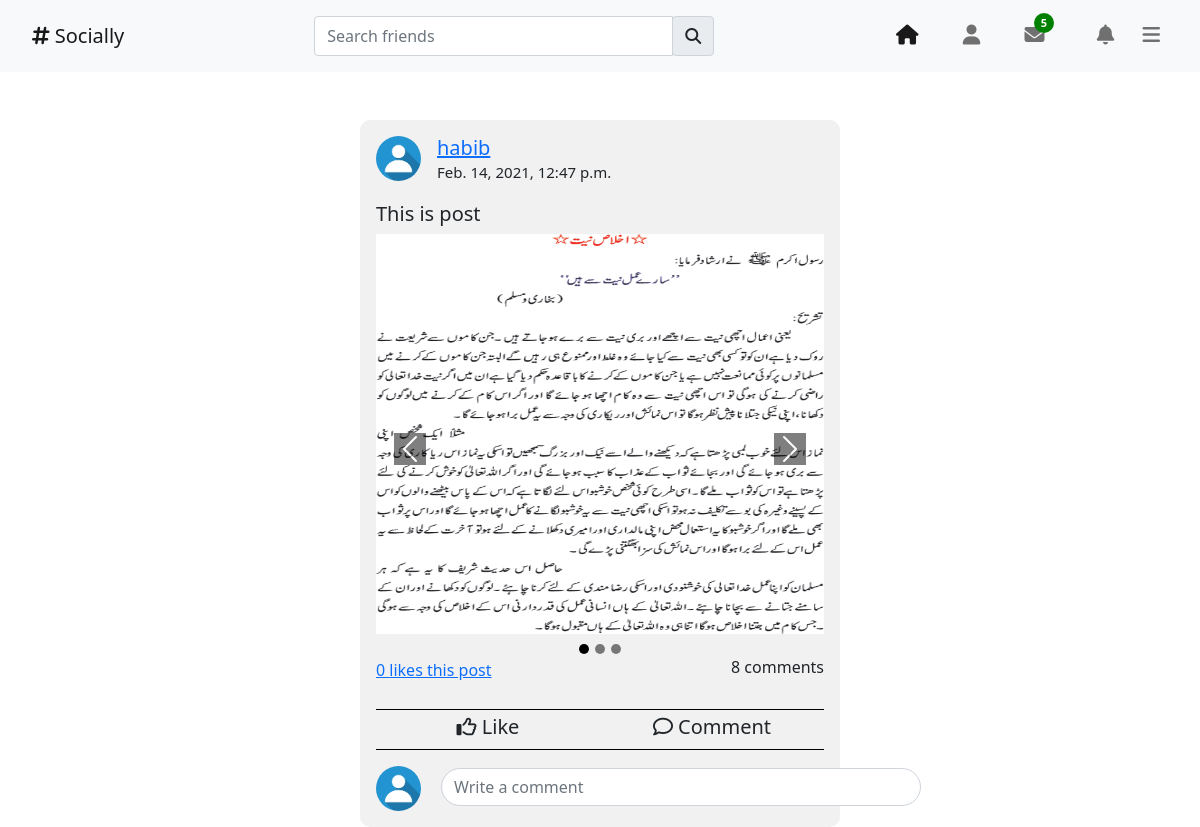
Before: / (signed in) with the older database file.
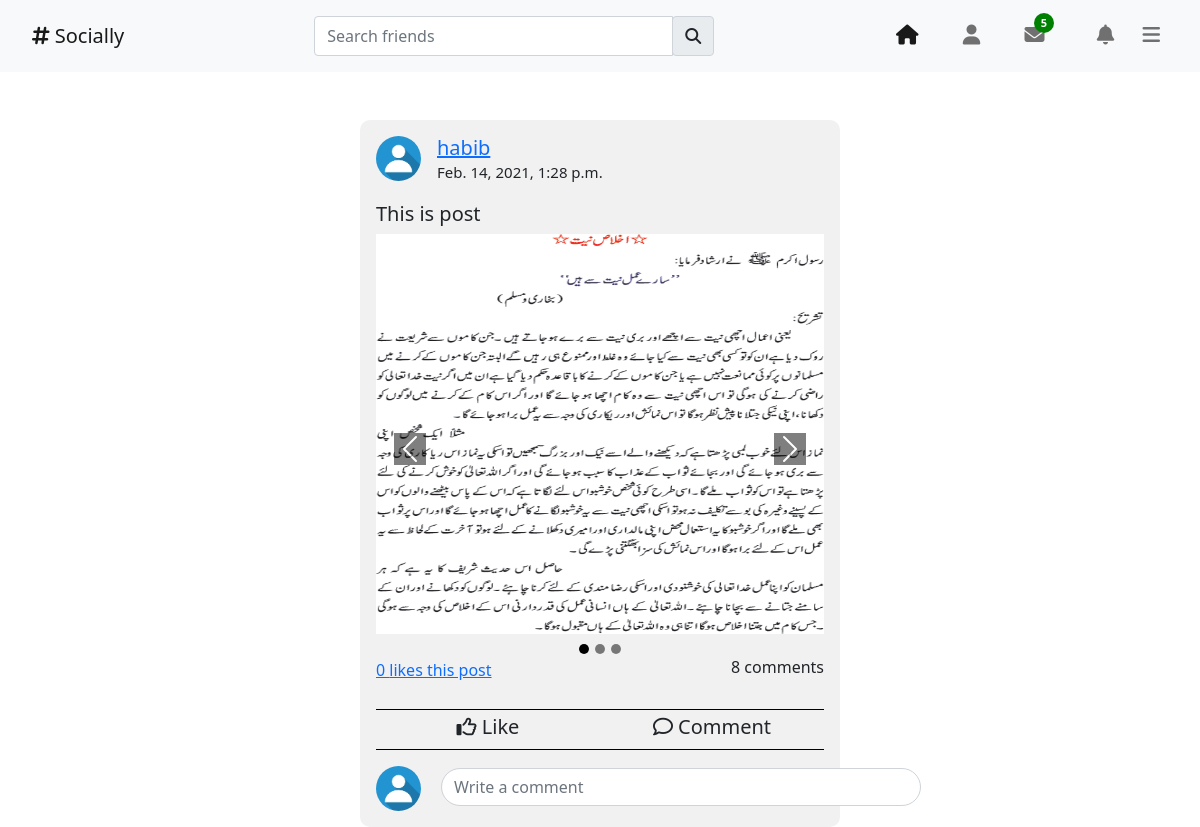
After: the same page with the newer database file.
### posts/models.py (models this page shows, shortened)
class Post(models.Model):
    user = models.ForeignKey(User, on_delete=models.CASCADE)
    title = models.CharField(max_length=500, verbose_name="Post title")
    sub_title = models.CharField(max_length=500, null=True, blank=True, verbose_name="Subtitle")
    content = models.TextField(null=True, blank=True)
    like_num = models.IntegerField(default=0, verbose_name="Number of likes")
    comment_num = models.IntegerField(default=0, verbose_name="Number of comments")
    add_time = models.DateTimeField(auto_now=True, verbose_name="Post add time")

### accounts/models.py (models this page shows, shortened)
class User(AbstractUser):
    slug = models.SlugField(unique=True, null=True)
    gender = models.CharField(max_length=50, null=True, choices=[
        ('Male', 'Male'),
        ('Female', 'Female'),
        ('Other', 'Other')
    ])
    about = models.TextField(null=True, blank=True, verbose_name="About")

### profiles/models.py (models this page shows, shortened)
class UserProfile(models.Model):
    user = models.OneToOneField(User, on_delete=models.CASCADE, related_name='user_profile')
    headline = models.TextField(null=True, blank=True)
    profile_image = models.ImageField(upload_to='profile/', default='profile/default_profile.jpg')
    cover_image = models.ImageField(upload_to='cover/', default='cover/default_cover.jpg')
    date_of_birth = models.DateField(null=True, blank=True)
    phone = models.CharField(max_length=15, null=True, blank=True)
    city = models.CharField(max_length=50, null=True, blank=True)
    country = models.CharField(max_length=50, null=True, blank=True)

### home/views.py (the view)
# urls.py: path('',views.PostListView.as_view(),name="home")
class PostListView(ListView):
    model = Post
    template_name = 'home/index.html'
    queryset = Post.objects.all().prefetch_related('post_comment', 'post_image', 'post_like')
    context_object_name = 'posts'
    paginate_by = 5
    def get_context_data(self, **kwargs):
        context = super(PostListView, self).get_context_data(**kwargs)
        friends = Friend.objects.filter(
            user=self.request.user, status="requested"
        ).select_related(
            'user', 'friend'
        )
        context['friends'] = friends[:5]
        context['requested_count'] = friends.count()
        notifications = Notification.objects.filter(
            receiver=self.request.user,
            seen=False
        ).count()
        context['unseen_notifications'] = notifications
        return context

### templates/home/index.html (shortened to what the changed rows need)
{% extends 'base/bootstrap_template.html' %}
{% load static %}
{% load mathfilters %}
{% load posts_tags %}
{% block css_section %}
    <link rel="stylesheet" href="{% static 'home/css/style.css' %}">
    <link rel="stylesheet" href="{% static 'home/css/navbar_css.css' %}">
    <link rel="stylesheet" href="{% static 'base/base_style.css' %}">
{% endblock %}
{% block main_body %}
    <div class="application">
        <div class="main-section">
            <div class="center infinite-container">
                {% for post in posts %}
                    <div class="post infinite-item">
                        <div class="post-info">
                            <div class="user-image">
                                <img src="{{ post.user.user_profile.profile_image.url }}" alt="image">
                            </div>
                            <div class="info ">
                                <div class="username">
                                    <a href="{% url 'profile:user_profile' post.user.slug %}">
                                        <h5>{{ post.user.username }}</h5></a>
                                </div>
                                <div class="date-time">
                                    <h5>{{ post.add_time }}</h5>
                                </div>
                            </div>
                        </div>
                        <div class="post-title">
                            <h5>{{ post.title }}</h5>
                        </div>
                        <div class="post-content">
                            <div class="post-image">
                                {% if post.post_image %}
                                    {% if post.post_image.count == 1 %}
                                        <img class="d-block w-100 post-image"
                                             src="{{ post.post_image.first.image.url }}"
                                             alt="image">
                                    {% else %}
                                        <div id="myCarousel" class="carousel slide" data-ride="carousel">
                                            <div class="carousel-inner">
                                                {% for img in post.post_image.all %}
                                                    {% if forloop.counter == 1 %}
                                                        <div class="carousel-item active">
                                                            <img class="d-block w-100 post-image"
                                                                 src="{{ img.image.url }}"
                                                                 alt="image">
                                                        </div>
                                                    {% else %}
                                                        <div class="carousel-item ">
                                                            <img class="d-block w-100 post-image"
                                                                 src="{{ img.image.url }}"
                                                                 alt="image">
                                                        </div>
                                                    {% endif %}
                                                {% endfor %}
                                            </div>
                                            <a class="carousel-control-prev " href="#myCarousel"
                                               role="button" data-slide="prev">
                                                <span class="carousel-control-prev-icon carousel-movers"
                                                      aria-hidden="true"></span>
                                            </a>
                                            <a class="carousel-control-next" href="#myCarousel"
                                               role="button" data-slide="next">
                                                <span class="carousel-control-next-icon carousel-movers"
                                                      aria-hidden="true"></span>
                                            </a>
                                            <ol class="carousel-indicators">
                                                {% for img in post.post_image.all %}
                                                    {% if forloop.counter == 1 %}
                                                        <li data-target="#myCarousel" data-slide-to="1"
                                                            class="active"></li>
                                                    {% else %}
                                                        <li data-target="#myCarousel"
                                                            data-slide-to={{ forloop.counter }}></li>
                                                    {% endif %}
                                                {% endfor %}
                                            </ol>
                                        </div>
                                    {% endif %}
                                {% endif %}
                            </div>
                        </div>
                        <div class="post-stats">
                            <div class="stats-display">
                                <a href="" class="like-number-display" id="like-number-{{ post.id }}"
                                   data-toggle="modal"
                                   data-target="#likesModel">{{ post.like_num }} likes this post</a>
                                <h5 class="display-comments" id="comment-{{ post.id }}"
                                    data-url="{% url 'posts:more_comments' %}">{{ post.comment_num }} comments</h5>
                            </div>
                            <div class="stats-option">
                                <div class="like-option">
                                    <h5 id="like-{{ post.id }}" class="like-buttons"><i class="far fa-thumbs-up"></i>
                                        <span>Like</span>
                                    </h5>
                                </div>
                                <div class="comment-option">
                                    <h5 class="display-comments"><i class="far fa-comment"></i> <span>Comment</span>
                                    </h5>
                                </div>
                            </div>
                        </div>
                        <div class="post-comments">
                            <div class="post-new-comment">
                                <div class="user-image">
                                    <img src="{{ user.user_profile.profile_image.url }}" alt="image">
                                </div>
                                <form method="post" data-url="{% url 'posts:post_new_comment' %}" class="comment-form"
                                      id="{{ post.id }}">
                                    <div class="input-field comment-input-field">
                                        <div class="input-group">
                                            <input type="text" name="comment" class="form-control new-comment-input"
                                                   placeholder="Write a comment">
                                        </div>
                                    </div>
                                </form>
                            </div>
                        </div>
                    </div>
                {% endfor %}
            </div>
        </div>
    </div>
{% endblock %}

Changed rows visible on the page:
changed Post "This is post": add_time "Feb. 14, 2021, 12:47 p.m." → "Feb. 14, 2021, 1:28 p.m."
